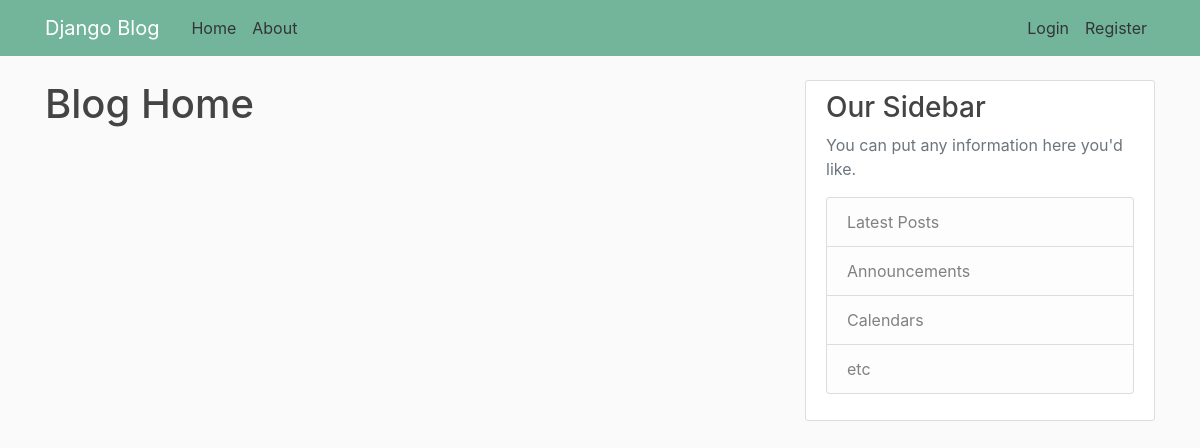
/, run on an earlier commit of the app's database.
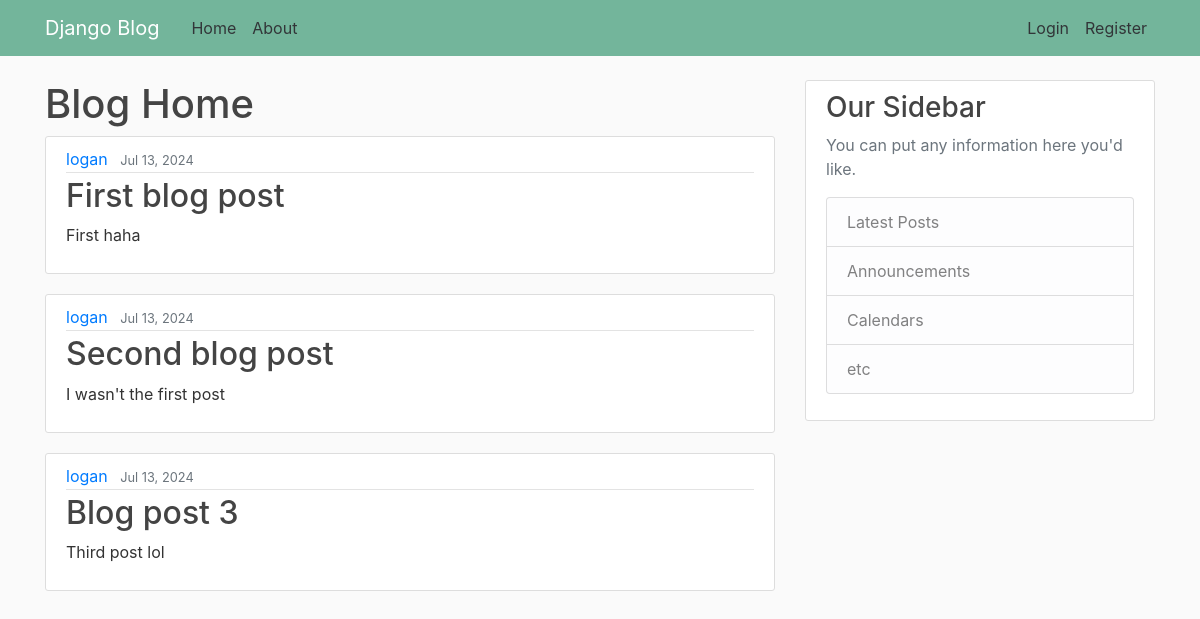
And on a later commit of the database.
### blog_app/models.py (models this page shows, shortened)
class Post(models.Model):
    title = models.CharField(max_length=100)
    content = models.TextField()
    date_posted = models.DateTimeField(default=timezone.now)
    author = models.ForeignKey(User, on_delete=models.CASCADE)

### blog_app/views.py (the view)
# urls.py: path('', views.index, name='blog-index'),
def index(request):
    context = {
        'posts': Post.objects.all(),
        'title': 'Posts'
    }
    return render(request, 'blog_app/index.html', context)

### blog_app/templates/blog_app/index.html
{% extends "blog_app/base.html" %}
{% block content %}
    <h1>Blog Home</h1>
    {% for post in posts %}
        <article class="media content-section">
            <div class="media-body">
            <div class="article-metadata">
                <a class="mr-2" href="#">{{ post.author }}</a>
                <small class="text-muted">{{ post.date_posted|date:"M d, Y" }}</small>
            </div>
            <h2><a class="article-title" href="#">{{ post.title }}</a></h2>
            <p class="article-content">{{ post.content }}</p>
            </div>
        </article>
    {% endfor %}
{% endblock content %}

### blog_app/templates/blog_app/base.html (shortened to what this page needs)
{% load static %}
<!DOCTYPE html>
<html>
    <head>
        <link rel="stylesheet" href="https://cdn.jsdelivr.net/npm/bootstrap@4.0.0/dist/css/bootstrap.min.css">
        <link rel="stylesheet" type="text/css" href="{% static 'blog_app/main.css' %}">
    </head>
    <body>
        <header class="site-header">
            <nav class="navbar navbar-expand-md navbar-dark bg-green fixed-top">
              <div class="container">
                <a class="navbar-brand mr-4" href="{% url 'blog-index' %}">Django Blog</a>
                <div class="collapse navbar-collapse" id="navbarToggle">
                  <div class="navbar-nav mr-auto">
                    <a class="nav-item nav-link" href="{% url 'blog-index' %}">Home</a>
                    <a class="nav-item nav-link" href="{% url 'blog-about' %}">About</a>
                  </div>
                  <div class="navbar-nav">
                    <a class="nav-item nav-link" href="#">Login</a>
                    <a class="nav-item nav-link" href={% url 'register' %}>Register</a>
                  </div>
                </div>
              </div>
            </nav>
        </header>
        <main role="main" class="container">
            <div class="row">
              <div class="col-md-8">
                {% block content %}{% endblock %}
              </div>
              <div class="col-md-4">
                <div class="content-section">
                  <h3>Our Sidebar</h3>
                  <p class='text-muted'>You can put any information here you'd like.
                    <ul class="list-group">
                      <li class="list-group-item list-group-item-light">Latest Posts</li>
                      <li class="list-group-item list-group-item-light">Announcements</li>
                      <li class="list-group-item list-group-item-light">Calendars</li>
                      <li class="list-group-item list-group-item-light">etc</li>
                    </ul>
                  </p>
                </div>
              </div>
            </div>
        </main>
    </body>
</html>

### blog_app/static/blog_app/main.css (style rules this page uses)
body { background: #fafafa; color: #333333; margin-top: 5rem; }
h1, h2, h3, h4, h5, h6 { color: #444444; }
ul { margin: 0; }
.bg-green { background-color: #73b59b; }
.site-header .navbar-nav .nav-link { color: #323538; }
.content-section { background: #ffffff; padding: 10px 20px; border: 1px solid #dddddd; border-radius: 3px; margin-bottom: 20px; }
.article-title { color: #444444; }
.article-content { white-space: pre-line; }
.article-metadata { padding-bottom: 1px; margin-bottom: 4px; border-bottom: 1px solid #e3e3e3 }

What changed in the data, as far as the page shows it:
added Post: author "logan", date_posted "Jul 13, 2024", title "First blog post", content "First haha"
added Post: author "logan", date_posted "Jul 13, 2024", title "Second blog post", content "I wasn't the first post"
added Post: author "logan", date_posted "Jul 13, 2024", title "Blog post 3", content "Third post lol"
